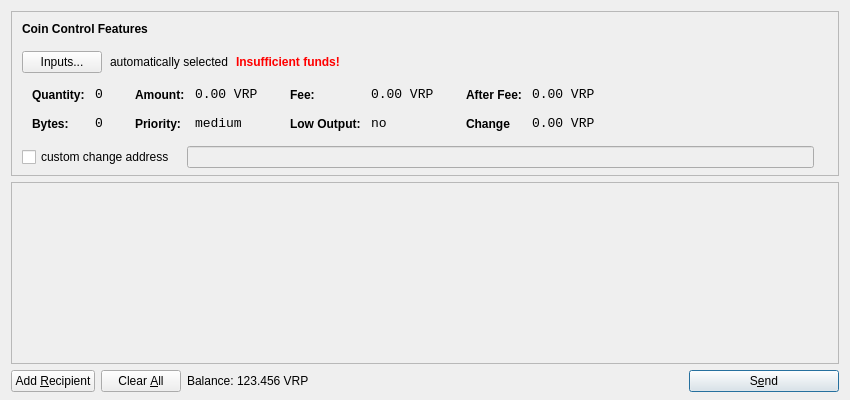
<?xml version="1.0" encoding="UTF-8"?>
<ui version="4.0">
 <class>SendCoinsDialog</class>
 <widget class="QDialog" name="SendCoinsDialog">
  <property name="geometry">
   <rect>
    <x>0</x>
    <y>0</y>
    <width>850</width>
    <height>400</height>
   </rect>
  </property>
  <property name="windowTitle">
   <string>Send Coins</string>
  </property>
  <layout class="QVBoxLayout" name="verticalLayout" stretch="0,1,0">
   <property name="bottomMargin">
    <number>8</number>
   </property>
   <item>
    <widget class="QFrame" name="frameCoinControl">
     <property name="sizePolicy">
      <sizepolicy hsizetype="Expanding" vsizetype="Expanding">
       <horstretch>0</horstretch>
       <verstretch>0</verstretch>
      </sizepolicy>
     </property>
     <property name="maximumSize">
      <size>
       <width>16777215</width>
       <height>16777215</height>
      </size>
     </property>
     <property name="frameShape">
      <enum>QFrame::StyledPanel</enum>
     </property>
     <property name="frameShadow">
      <enum>QFrame::Sunken</enum>
     </property>
     <layout class="QVBoxLayout" name="verticalLayoutCoinControl2">
      <property name="spacing">
       <number>-1</number>
      </property>
      <property name="leftMargin">
       <number>0</number>
      </property>
      <property name="topMargin">
       <number>0</number>
      </property>
      <property name="rightMargin">
       <number>0</number>
      </property>
      <property name="bottomMargin">
       <number>6</number>
      </property>
      <item>
       <layout class="QVBoxLayout" name="verticalLayoutCoinControl" stretch="0,0,0,0,1">
        <property name="spacing">
         <number>0</number>
        </property>
        <property name="leftMargin">
         <number>10</number>
        </property>
        <property name="topMargin">
         <number>10</number>
        </property>
        <item>
         <layout class="QHBoxLayout" name="horizontalLayoutCoinControl1">
          <property name="bottomMargin">
           <number>15</number>
          </property>
          <item>
           <widget class="QLabel" name="labelCoinControlFeatures">
            <property name="sizePolicy">
             <sizepolicy hsizetype="Preferred" vsizetype="Maximum">
              <horstretch>0</horstretch>
              <verstretch>0</verstretch>
             </sizepolicy>
            </property>
            <property name="font">
             <font>
              <weight>75</weight>
              <bold>true</bold>
             </font>
            </property>
            <property name="styleSheet">
             <string notr="true">font-weight:bold;</string>
            </property>
            <property name="text">
             <string>Coin Control Features</string>
            </property>
           </widget>
          </item>
         </layout>
        </item>
        <item>
         <layout class="QHBoxLayout" name="horizontalLayoutCoinControl2" stretch="0,0,0,0">
          <property name="spacing">
           <number>8</number>
          </property>
          <property name="bottomMargin">
           <number>10</number>
          </property>
          <item>
           <widget class="QPushButton" name="pushButtonCoinControl">
            <property name="styleSheet">
             <string notr="true"/>
            </property>
            <property name="text">
             <string>Inputs...</string>
            </property>
           </widget>
          </item>
          <item>
           <widget class="QLabel" name="labelCoinControlAutomaticallySelected">
            <property name="text">
             <string>automatically selected</string>
            </property>
            <property name="margin">
             <number>5</number>
            </property>
           </widget>
          </item>
          <item>
           <widget class="QLabel" name="labelCoinControlInsuffFunds">
            <property name="font">
             <font>
              <weight>75</weight>
              <bold>true</bold>
             </font>
            </property>
            <property name="styleSheet">
             <string notr="true">color:red;font-weight:bold;</string>
            </property>
            <property name="text">
             <string>Insufficient funds!</string>
            </property>
            <property name="margin">
             <number>5</number>
            </property>
           </widget>
          </item>
          <item>
           <spacer name="horizontalSpacerCoinControl">
            <property name="orientation">
             <enum>Qt::Horizontal</enum>
            </property>
            <property name="sizeHint" stdset="0">
             <size>
              <width>40</width>
              <height>1</height>
             </size>
            </property>
           </spacer>
          </item>
         </layout>
        </item>
        <item>
         <widget class="QWidget" name="widgetCoinControl" native="true">
          <property name="sizePolicy">
           <sizepolicy hsizetype="Preferred" vsizetype="Preferred">
            <horstretch>0</horstretch>
            <verstretch>0</verstretch>
           </sizepolicy>
          </property>
          <property name="minimumSize">
           <size>
            <width>0</width>
            <height>0</height>
           </size>
          </property>
          <property name="styleSheet">
           <string notr="true"/>
          </property>
          <layout class="QHBoxLayout" name="horizontalLayoutCoinControl5">
           <property name="margin">
            <number>0</number>
           </property>
           <item>
            <layout class="QHBoxLayout" name="horizontalLayoutCoinControl3" stretch="0,0,0,1">
             <property name="spacing">
              <number>20</number>
             </property>
             <property name="topMargin">
              <number>0</number>
             </property>
             <property name="bottomMargin">
              <number>10</number>
             </property>
             <item>
              <layout class="QFormLayout" name="formLayoutCoinControl1">
               <property name="horizontalSpacing">
                <number>10</number>
               </property>
               <property name="verticalSpacing">
                <number>14</number>
               </property>
               <property name="leftMargin">
                <number>10</number>
               </property>
               <property name="topMargin">
                <number>4</number>
               </property>
               <property name="rightMargin">
                <number>6</number>
               </property>
               <item row="0" column="0">
                <widget class="QLabel" name="labelCoinControlQuantityText">
                 <property name="styleSheet">
                  <string notr="true">font-weight:bold;</string>
                 </property>
                 <property name="text">
                  <string>Quantity:</string>
                 </property>
                 <property name="margin">
                  <number>0</number>
                 </property>
                </widget>
               </item>
               <item row="0" column="1">
                <widget class="QLabel" name="labelCoinControlQuantity">
                 <property name="font">
                  <font>
                   <family>Monospace</family>
                   <pointsize>10</pointsize>
                  </font>
                 </property>
                 <property name="cursor">
                  <cursorShape>IBeamCursor</cursorShape>
                 </property>
                 <property name="contextMenuPolicy">
                  <enum>Qt::ActionsContextMenu</enum>
                 </property>
                 <property name="text">
                  <string>0</string>
                 </property>
                 <property name="margin">
                  <number>0</number>
                 </property>
                 <property name="textInteractionFlags">
                  <set>Qt::LinksAccessibleByMouse|Qt::TextSelectableByKeyboard|Qt::TextSelectableByMouse</set>
                 </property>
                </widget>
               </item>
               <item row="1" column="0">
                <widget class="QLabel" name="labelCoinControlBytesText">
                 <property name="styleSheet">
                  <string notr="true">font-weight:bold;</string>
                 </property>
                 <property name="text">
                  <string>Bytes:</string>
                 </property>
                </widget>
               </item>
               <item row="1" column="1">
                <widget class="QLabel" name="labelCoinControlBytes">
                 <property name="font">
                  <font>
                   <family>Monospace</family>
                   <pointsize>10</pointsize>
                  </font>
                 </property>
                 <property name="cursor">
                  <cursorShape>IBeamCursor</cursorShape>
                 </property>
                 <property name="contextMenuPolicy">
                  <enum>Qt::ActionsContextMenu</enum>
                 </property>
                 <property name="text">
                  <string>0</string>
                 </property>
                 <property name="textInteractionFlags">
                  <set>Qt::LinksAccessibleByMouse|Qt::TextSelectableByKeyboard|Qt::TextSelectableByMouse</set>
                 </property>
                </widget>
               </item>
              </layout>
             </item>
             <item>
              <layout class="QFormLayout" name="formLayoutCoinControl2">
               <property name="horizontalSpacing">
                <number>10</number>
               </property>
               <property name="verticalSpacing">
                <number>14</number>
               </property>
               <property name="leftMargin">
                <number>6</number>
               </property>
               <property name="topMargin">
                <number>4</number>
               </property>
               <property name="rightMargin">
                <number>6</number>
               </property>
               <item row="0" column="0">
                <widget class="QLabel" name="labelCoinControlAmountText">
                 <property name="styleSheet">
                  <string notr="true">font-weight:bold;</string>
                 </property>
                 <property name="text">
                  <string>Amount:</string>
                 </property>
                 <property name="margin">
                  <number>0</number>
                 </property>
                </widget>
               </item>
               <item row="0" column="1">
                <widget class="QLabel" name="labelCoinControlAmount">
                 <property name="font">
                  <font>
                   <family>Monospace</family>
                   <pointsize>10</pointsize>
                  </font>
                 </property>
                 <property name="cursor">
                  <cursorShape>IBeamCursor</cursorShape>
                 </property>
                 <property name="contextMenuPolicy">
                  <enum>Qt::ActionsContextMenu</enum>
                 </property>
                 <property name="text">
                  <string>0.00 VRP</string>
                 </property>
                 <property name="textInteractionFlags">
                  <set>Qt::LinksAccessibleByMouse|Qt::TextSelectableByKeyboard|Qt::TextSelectableByMouse</set>
                 </property>
                </widget>
               </item>
               <item row="1" column="0">
                <widget class="QLabel" name="labelCoinControlPriorityText">
                 <property name="styleSheet">
                  <string notr="true">font-weight:bold;</string>
                 </property>
                 <property name="text">
                  <string>Priority:</string>
                 </property>
                </widget>
               </item>
               <item row="1" column="1">
                <widget class="QLabel" name="labelCoinControlPriority">
                 <property name="font">
                  <font>
                   <family>Monospace</family>
                   <pointsize>10</pointsize>
                  </font>
                 </property>
                 <property name="cursor">
                  <cursorShape>IBeamCursor</cursorShape>
                 </property>
                 <property name="contextMenuPolicy">
                  <enum>Qt::ActionsContextMenu</enum>
                 </property>
                 <property name="text">
                  <string>medium</string>
                 </property>
                 <property name="textInteractionFlags">
                  <set>Qt::LinksAccessibleByMouse|Qt::TextSelectableByKeyboard|Qt::TextSelectableByMouse</set>
                 </property>
                </widget>
               </item>
              </layout>
             </item>
             <item>
              <layout class="QFormLayout" name="formLayoutCoinControl3">
               <property name="horizontalSpacing">
                <number>10</number>
               </property>
               <property name="verticalSpacing">
                <number>14</number>
               </property>
               <property name="leftMargin">
                <number>6</number>
               </property>
               <property name="topMargin">
                <number>4</number>
               </property>
               <property name="rightMargin">
                <number>6</number>
               </property>
               <item row="0" column="0">
                <widget class="QLabel" name="labelCoinControlFeeText">
                 <property name="styleSheet">
                  <string notr="true">font-weight:bold;</string>
                 </property>
                 <property name="text">
                  <string>Fee:</string>
                 </property>
                 <property name="margin">
                  <number>0</number>
                 </property>
                </widget>
               </item>
               <item row="0" column="1">
                <widget class="QLabel" name="labelCoinControlFee">
                 <property name="font">
                  <font>
                   <family>Monospace</family>
                   <pointsize>10</pointsize>
                  </font>
                 </property>
                 <property name="cursor">
                  <cursorShape>IBeamCursor</cursorShape>
                 </property>
                 <property name="contextMenuPolicy">
                  <enum>Qt::ActionsContextMenu</enum>
                 </property>
                 <property name="text">
                  <string>0.00 VRP</string>
                 </property>
                 <property name="textInteractionFlags">
                  <set>Qt::LinksAccessibleByMouse|Qt::TextSelectableByKeyboard|Qt::TextSelectableByMouse</set>
                 </property>
                </widget>
               </item>
               <item row="1" column="0">
                <widget class="QLabel" name="labelCoinControlLowOutputText">
                 <property name="styleSheet">
                  <string notr="true">font-weight:bold;</string>
                 </property>
                 <property name="text">
                  <string>Low Output:</string>
                 </property>
                </widget>
               </item>
               <item row="1" column="1">
                <widget class="QLabel" name="labelCoinControlLowOutput">
                 <property name="font">
                  <font>
                   <family>Monospace</family>
                   <pointsize>10</pointsize>
                  </font>
                 </property>
                 <property name="cursor">
                  <cursorShape>IBeamCursor</cursorShape>
                 </property>
                 <property name="contextMenuPolicy">
                  <enum>Qt::ActionsContextMenu</enum>
                 </property>
                 <property name="text">
                  <string>no</string>
                 </property>
                 <property name="textInteractionFlags">
                  <set>Qt::LinksAccessibleByMouse|Qt::TextSelectableByKeyboard|Qt::TextSelectableByMouse</set>
                 </property>
                </widget>
               </item>
              </layout>
             </item>
             <item>
              <layout class="QFormLayout" name="formLayoutCoinControl4">
               <property name="horizontalSpacing">
                <number>10</number>
               </property>
               <property name="verticalSpacing">
                <number>14</number>
               </property>
               <property name="leftMargin">
                <number>6</number>
               </property>
               <property name="topMargin">
                <number>4</number>
               </property>
               <property name="rightMargin">
                <number>6</number>
               </property>
               <item row="0" column="0">
                <widget class="QLabel" name="labelCoinControlAfterFeeText">
                 <property name="styleSheet">
                  <string notr="true">font-weight:bold;</string>
                 </property>
                 <property name="text">
                  <string>After Fee:</string>
                 </property>
                 <property name="margin">
                  <number>0</number>
                 </property>
                </widget>
               </item>
               <item row="0" column="1">
                <widget class="QLabel" name="labelCoinControlAfterFee">
                 <property name="font">
                  <font>
                   <family>Monospace</family>
                   <pointsize>10</pointsize>
                  </font>
                 </property>
                 <property name="cursor">
                  <cursorShape>IBeamCursor</cursorShape>
                 </property>
                 <property name="contextMenuPolicy">
                  <enum>Qt::ActionsContextMenu</enum>
                 </property>
                 <property name="text">
                  <string>0.00 VRP</string>
                 </property>
                 <property name="textInteractionFlags">
                  <set>Qt::LinksAccessibleByMouse|Qt::TextSelectableByKeyboard|Qt::TextSelectableByMouse</set>
                 </property>
                </widget>
               </item>
               <item row="1" column="0">
                <widget class="QLabel" name="labelCoinControlChangeText">
                 <property name="styleSheet">
                  <string notr="true">font-weight:bold;</string>
                 </property>
                 <property name="text">
                  <string>Change</string>
                 </property>
                </widget>
               </item>
               <item row="1" column="1">
                <widget class="QLabel" name="labelCoinControlChange">
                 <property name="font">
                  <font>
                   <family>Monospace</family>
                   <pointsize>10</pointsize>
                  </font>
                 </property>
                 <property name="cursor">
                  <cursorShape>IBeamCursor</cursorShape>
                 </property>
                 <property name="contextMenuPolicy">
                  <enum>Qt::ActionsContextMenu</enum>
                 </property>
                 <property name="text">
                  <string>0.00 VRP</string>
                 </property>
                 <property name="textInteractionFlags">
                  <set>Qt::LinksAccessibleByMouse|Qt::TextSelectableByKeyboard|Qt::TextSelectableByMouse</set>
                 </property>
                </widget>
               </item>
              </layout>
             </item>
            </layout>
           </item>
          </layout>
         </widget>
        </item>
        <item>
         <layout class="QHBoxLayout" name="horizontalLayoutCoinControl4" stretch="0,0,0">
          <property name="spacing">
           <number>12</number>
          </property>
          <property name="sizeConstraint">
           <enum>QLayout::SetDefaultConstraint</enum>
          </property>
          <property name="topMargin">
           <number>5</number>
          </property>
          <property name="rightMargin">
           <number>5</number>
          </property>
          <item>
           <widget class="QCheckBox" name="checkBoxCoinControlChange">
            <property name="text">
             <string>custom change address</string>
            </property>
           </widget>
          </item>
          <item>
           <widget class="QLineEdit" name="lineEditCoinControlChange">
            <property name="enabled">
             <bool>false</bool>
            </property>
            <property name="sizePolicy">
             <sizepolicy hsizetype="Expanding" vsizetype="Fixed">
              <horstretch>0</horstretch>
              <verstretch>0</verstretch>
             </sizepolicy>
            </property>
           </widget>
          </item>
          <item>
           <widget class="QLabel" name="labelCoinControlChangeLabel">
            <property name="sizePolicy">
             <sizepolicy hsizetype="Preferred" vsizetype="Expanding">
              <horstretch>0</horstretch>
              <verstretch>0</verstretch>
             </sizepolicy>
            </property>
            <property name="minimumSize">
             <size>
              <width>0</width>
              <height>0</height>
             </size>
            </property>
            <property name="text">
             <string/>
            </property>
            <property name="margin">
             <number>3</number>
            </property>
           </widget>
          </item>
         </layout>
        </item>
        <item>
         <spacer name="verticalSpacerCoinControl">
          <property name="orientation">
           <enum>Qt::Vertical</enum>
          </property>
          <property name="sizeHint" stdset="0">
           <size>
            <width>800</width>
            <height>1</height>
           </size>
          </property>
         </spacer>
        </item>
       </layout>
      </item>
     </layout>
    </widget>
   </item>
   <item>
    <widget class="QScrollArea" name="scrollArea">
     <property name="widgetResizable">
      <bool>true</bool>
     </property>
     <widget class="QWidget" name="scrollAreaWidgetContents">
      <property name="geometry">
       <rect>
        <x>0</x>
        <y>0</y>
        <width>830</width>
        <height>165</height>
       </rect>
      </property>
      <layout class="QVBoxLayout" name="verticalLayout_2">
       <property name="margin">
        <number>0</number>
       </property>
       <item>
        <layout class="QVBoxLayout" name="entries">
         <property name="spacing">
          <number>6</number>
         </property>
        </layout>
       </item>
       <item>
        <spacer name="verticalSpacer">
         <property name="orientation">
          <enum>Qt::Vertical</enum>
         </property>
         <property name="sizeHint" stdset="0">
          <size>
           <width>20</width>
           <height>40</height>
          </size>
         </property>
        </spacer>
       </item>
      </layout>
     </widget>
    </widget>
   </item>
   <item>
    <layout class="QHBoxLayout" name="horizontalLayout">
     <item>
      <widget class="QPushButton" name="addButton">
       <property name="toolTip">
        <string>Send to multiple recipients at once</string>
       </property>
       <property name="text">
        <string>Add &amp;Recipient</string>
       </property>
       <property name="icon">
        <iconset resource="../bitcoin.qrc">
         <normaloff>:/icons/add</normaloff>:/icons/add</iconset>
       </property>
       <property name="autoDefault">
        <bool>false</bool>
       </property>
      </widget>
     </item>
     <item>
      <widget class="QPushButton" name="clearButton">
       <property name="sizePolicy">
        <sizepolicy hsizetype="Minimum" vsizetype="Fixed">
         <horstretch>0</horstretch>
         <verstretch>0</verstretch>
        </sizepolicy>
       </property>
       <property name="toolTip">
        <string>Remove all transaction fields</string>
       </property>
       <property name="text">
        <string>Clear &amp;All</string>
       </property>
       <property name="icon">
        <iconset resource="../bitcoin.qrc">
         <normaloff>:/icons/remove</normaloff>:/icons/remove</iconset>
       </property>
       <property name="autoRepeatDelay">
        <number>300</number>
       </property>
       <property name="autoDefault">
        <bool>false</bool>
       </property>
      </widget>
     </item>
     <item>
      <layout class="QHBoxLayout" name="horizontalLayout_2">
       <property name="spacing">
        <number>3</number>
       </property>
       <item>
        <widget class="QLabel" name="label">
         <property name="sizePolicy">
          <sizepolicy hsizetype="Preferred" vsizetype="Fixed">
           <horstretch>0</horstretch>
           <verstretch>0</verstretch>
          </sizepolicy>
         </property>
         <property name="text">
          <string>Balance:</string>
         </property>
        </widget>
       </item>
       <item>
        <widget class="QLabel" name="labelBalance">
         <property name="sizePolicy">
          <sizepolicy hsizetype="Preferred" vsizetype="Fixed">
           <horstretch>0</horstretch>
           <verstretch>0</verstretch>
          </sizepolicy>
         </property>
         <property name="cursor">
          <cursorShape>IBeamCursor</cursorShape>
         </property>
         <property name="text">
          <string>123.456 VRP</string>
         </property>
         <property name="textInteractionFlags">
          <set>Qt::LinksAccessibleByMouse|Qt::TextSelectableByKeyboard|Qt::TextSelectableByMouse</set>
         </property>
        </widget>
       </item>
      </layout>
     </item>
     <item>
      <spacer name="horizontalSpacer">
       <property name="orientation">
        <enum>Qt::Horizontal</enum>
       </property>
       <property name="sizeHint" stdset="0">
        <size>
         <width>40</width>
         <height>20</height>
        </size>
       </property>
      </spacer>
     </item>
     <item>
      <widget class="QPushButton" name="sendButton">
       <property name="minimumSize">
        <size>
         <width>150</width>
         <height>0</height>
        </size>
       </property>
       <property name="toolTip">
        <string>Confirm the send action</string>
       </property>
       <property name="text">
        <string>S&amp;end</string>
       </property>
       <property name="icon">
        <iconset resource="../bitcoin.qrc">
         <normaloff>:/icons/send</normaloff>:/icons/send</iconset>
       </property>
       <property name="default">
        <bool>true</bool>
       </property>
      </widget>
     </item>
    </layout>
   </item>
  </layout>
 </widget>
 <resources>
  <include location="../bitcoin.qrc"/>
 </resources>
 <connections/>
</ui>
